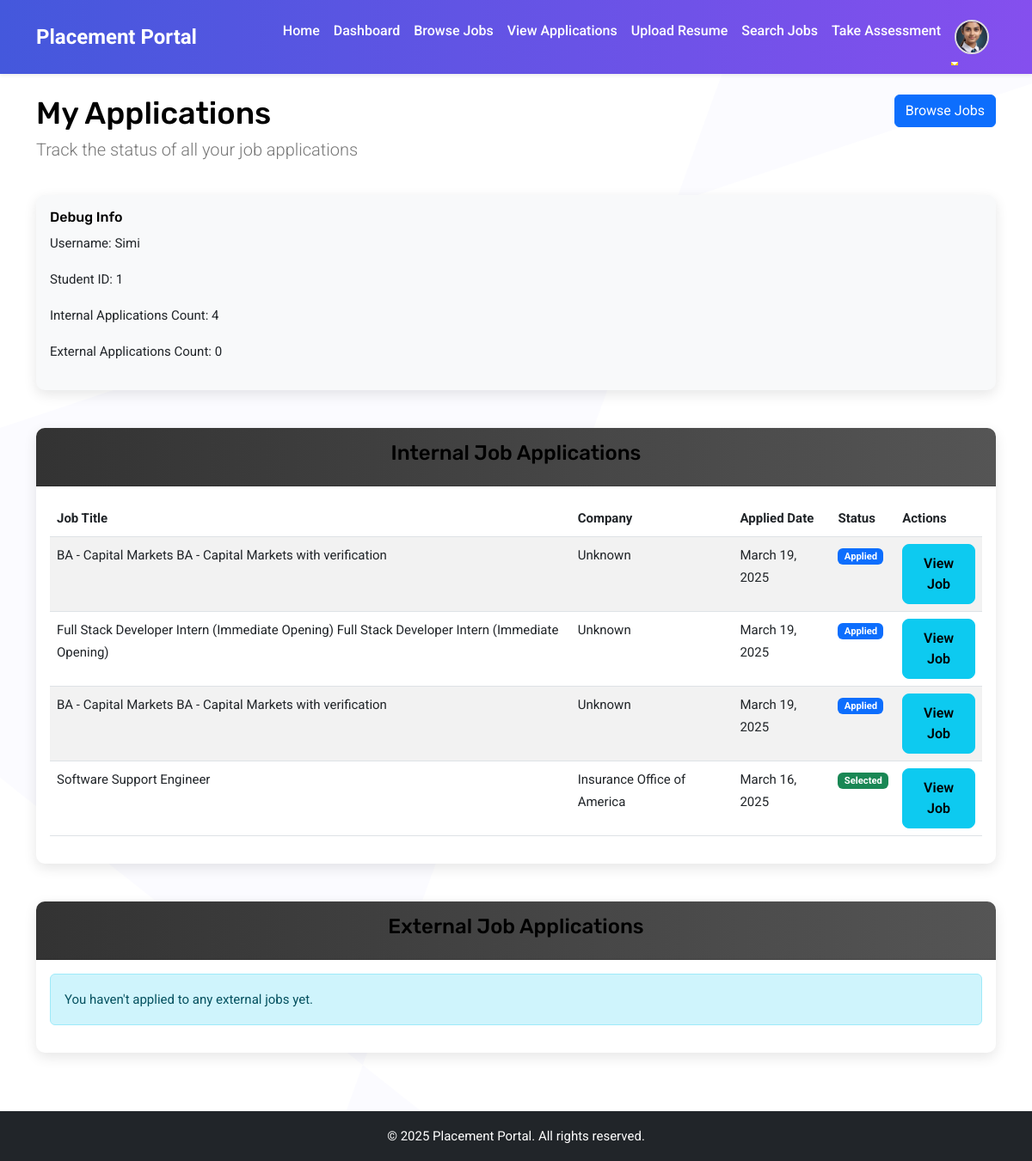
Screenshot of /student/applications/ (signed in) with the database file from the repository.
### users/models.py (models this page shows, shortened)
class User(AbstractUser):
    USER_TYPE_CHOICES = (
        ('student', 'Student'),
        ('placement_officer', 'Placement Officer'),
    )
    user_type = models.CharField(max_length=20, choices=USER_TYPE_CHOICES)
    def is_student(self):
        return self.user_type == 'student'

class StudentProfile(models.Model):
    user = models.OneToOneField(User, on_delete=models.CASCADE, related_name='student_profile')
    roll_number = models.CharField(max_length=20)
    department = models.CharField(max_length=100)
    year_of_study = models.IntegerField()
    image = models.ImageField(
        upload_to='profile_images/',
        default='profile_images/default.jpg',  # Set a default image
        blank=True,
        null=True
    )
    resume = models.FileField(
        upload_to='resumes/',
        validators=[FileExtensionValidator(allowed_extensions=['pdf', 'docx', 'doc'])],
        blank=True,
        null=True
    )

### jobs/models.py (models this page shows, shortened)
class JobApplication(models.Model):
    STATUS_CHOICES = (
        ('applied', 'Applied'),
        ('under_review', 'Under Review'),
        ('shortlisted', 'Shortlisted'),
        ('rejected', 'Rejected'),
        ('selected', 'Selected'),
    )
    job = models.ForeignKey(Job, on_delete=models.CASCADE, related_name='applications')
    student = models.ForeignKey('users.StudentProfile', on_delete=models.CASCADE, related_name='applications')
    applied_date = models.DateTimeField(auto_now_add=True)
    status = models.CharField(max_length=20, choices=STATUS_CHOICES, default='applied')
    cover_letter = models.TextField(blank=True, null=True)
    class Meta:
        unique_together = ('job', 'student')

class Job(models.Model):
    STATUS_CHOICES = (
        ('active', 'Active'),
        ('closed', 'Closed'),
        ('pending', 'Pending Review'),
    )
    title = models.CharField(max_length=200)
    company = models.CharField(max_length=200)
    description = models.TextField()
    requirements = models.TextField()
    location = models.CharField(max_length=200)
    salary = models.CharField(max_length=100, blank=True, null=True)
    url = models.URLField(blank=True, null=True)
    status = models.CharField(max_length=20, choices=STATUS_CHOICES, default='active')
    departments = models.ManyToManyField(Department, related_name='jobs', blank=True)
    date_posted = models.DateTimeField(auto_now_add=True)
    created_by = models.ForeignKey(User, on_delete=models.CASCADE, related_name='created_jobs')
    class Meta:
        ordering = ['-date_posted']

### jobs/views.py (the view)
# urls.py: path('student/applications/', views.my_applications, name='my_applications'),
@login_required
@student_required
def my_applications(request):
    student = request.user.student_profile
    internal_applications = JobApplication.objects.filter(student=student).order_by('-applied_date')
    print(f"Student: {student.user.username}")
    print(f"Internal applications found: {internal_applications.count()}")
    for app in internal_applications:
        print(f"Application: {app.job.title} at {app.job.company}, status: {app.status}")
    has_external_apps = hasattr(ExternalJobApplication, 'objects')
    external_applications = []
    if has_external_apps:
        external_applications = ExternalJobApplication.objects.filter(student=student).order_by('-application_date')
        print(f"External applications found: {external_applications.count()}")
    return render(request, 'jobs/my_applications.html', {
        'internal_applications': internal_applications,
        'external_applications': external_applications,
        'has_external_apps': has_external_apps,
    })

### jobs/views.py (called while the page is built)
def student_required(view_func):
    @wraps(view_func)
    def _wrapped_view(request, *args, **kwargs):
        if request.user.is_authenticated and request.user.is_student():
            return view_func(request, *args, **kwargs)
        return redirect('login')
    return _wrapped_view

### jobs/templates/jobs/my_applications.html (shortened to what this page needs)
{% extends 'main/base.html' %}
{% block content %}
<div class="row mb-4">
    <div class="col-md-8">
        <h1>My Applications</h1>
        <p class="lead">Track the status of all your job applications</p>
    </div>
    <div class="col-md-4 text-end">
        <a href="{% url 'student_job_list' %}" class="btn btn-primary">Browse Jobs</a>
    </div>
</div>
<div class="row mb-4">
    <div class="col-md-12">
        <div class="card bg-light">
            <div class="card-body">
                <h5>Debug Info</h5>
                <p>Username: {{ request.user.username }}</p>
                <p>Student ID: {{ request.user.student_profile.id }}</p>
                <p>Internal Applications Count: {{ internal_applications|length }}</p>
                {% if has_external_apps %}
                <p>External Applications Count: {{ external_applications|length }}</p>
                {% endif %}
            </div>
        </div>
    </div>
</div>
<div class="row">
    <div class="col-md-12">
        <div class="card">
            <div class="card-header">
                <h3>Internal Job Applications</h3>
            </div>
            <div class="card-body">
                {% if internal_applications %}
                    <div class="table-responsive">
                        <table class="table table-striped">
                            <thead>
                                <tr>
                                    <th>Job Title</th>
                                    <th>Company</th>
                                    <th>Applied Date</th>
                                    <th>Status</th>
                                    <th>Actions</th>
                                </tr>
                            </thead>
                            <tbody>
                                {% for app in internal_applications %}
                                <tr>
                                    <td>{{ app.job.title }}</td>
                                    <td>{{ app.job.company }}</td>
                                    <td>{{ app.applied_date|date:"F d, Y" }}</td>
                                    <td>
                                        {% if app.status == 'applied' %}
                                            <span class="badge bg-primary">Applied</span>
                                        {% elif app.status == 'under_review' %}
                                            <span class="badge bg-info">Under Review</span>
                                        {% elif app.status == 'shortlisted' %}
                                            <span class="badge bg-warning">Shortlisted</span>
                                        {% elif app.status == 'rejected' %}
                                            <span class="badge bg-danger">Rejected</span>
                                        {% elif app.status == 'selected' %}
                                            <span class="badge bg-success">Selected</span>
                                        {% endif %}
                                    </td>
                                    <td>
                                        <a href="{% url 'student_job_detail' app.job.id %}" class="btn btn-sm btn-info">View Job</a>
                                    </td>
                                </tr>
                                {% endfor %}
                            </tbody>
                        </table>
                    </div>
                {% else %}
                    <div class="alert alert-info">
                        You haven't applied to any jobs yet. <a href="{% url 'student_job_list' %}">Browse available jobs</a> to get started.
                    </div>
                {% endif %}
            </div>
        </div>
    </div>
</div>
{% if has_external_apps %}
<div class="row mt-4">
    <div class="col-md-12">
        <div class="card">
            <div class="card-header">
                <h3>External Job Applications</h3>
            </div>
            <div class="card-body">
                {% if external_applications %}
                    <div class="table-responsive">
                        <table class="table table-striped">
                            <thead>
                                <tr>
                                    <th>Job Title</th>
                                    <th>Company</th>
                                    <th>Applied Date</th>
                                    <th>Status</th>
                                    <th>Method</th>
                                    <th>Actions</th>
                                </tr>
                            </thead>
                            <tbody>
                                {% for app in external_applications %}
                                <tr>
                                    <td>{{ app.job_title }}</td>
                                    <td>{{ app.company }}</td>
                                    <td>{{ app.application_date|date:"F d, Y" }}</td>
                                    <td>
                                        <span class="badge bg-primary">{{ app.status|title }}</span>
                                    </td>
                                    <td>{{ app.application_method|title }}</td>
                                    <td>
                                        <a href="{{ app.job_url }}" target="_blank" class="btn btn-sm btn-info">View Job</a>
                                    </td>
                                </tr>
                                {% endfor %}
                            </tbody>
                        </table>
                    </div>
                {% else %}
                    <div class="alert alert-info">
                        You haven't applied to any external jobs yet.
                    </div>
                {% endif %}
            </div>
        </div>
    </div>
</div>
{% endif %}
{% endblock %}

### main/templates/main/base.html (shortened to what this page needs)
<!DOCTYPE html>
<html lang="en">
    {% load static %}
<head>
    <link rel="stylesheet" href="https://cdnjs.cloudflare.com/ajax/libs/font-awesome/6.0.0/css/all.min.css">
    <link href="https://cdn.jsdelivr.net/npm/bootstrap@5.3.0-alpha1/dist/css/bootstrap.min.css" rel="stylesheet">
    <link rel="stylesheet" href="{% static 'users/css/style.css' %}">
</head>
<body>
    <nav class="navbar navbar-expand-lg bg-light shadow-sm">
        <div class="container">
            <a class="navbar-brand" href="{% url 'home' %}">Placement Portal</a>
            <div class="collapse navbar-collapse" id="navbarNav">
                <ul class="navbar-nav ms-auto">
                    <li class="nav-item">
                        <a class="nav-link" href="{% url 'home' %}">Home</a>
                    </li>
                    {% if user.is_authenticated and user.is_student %}
                        <li class="nav-item">
                            <a class="nav-link" href="{% url 'dashboard' %}">Dashboard</a>
                        </li>
                        <li class="nav-item">
                            <a class="nav-link" href="{% url 'student_job_list' %}">Browse Jobs</a>
                        </li>
                        <li class="nav-item">
                            <a class="nav-link" href="{% url 'my_applications' %}">View Applications</a>
                        </li>
                        <li class="nav-item">
                            <a class="nav-link" href="{% url 'resume_upload' %}">Upload Resume</a>
                        </li>
                        <li class="nav-item">
                            <a class="nav-link" href="{% url 'job_scrape' %}">Search Jobs</a>
                        </li>
                        <li class="nav-item">
                            <a class="nav-link" href="{% url 'take_assessment' %}">Take Assessment</a>
                        </li>
                        <li class="nav-item dropdown">
                            <a class="nav-link dropdown-toggle d-flex align-items-center" href="#" id="profileDropdown" role="button" data-bs-toggle="dropdown">
                                <img src="{% if user.student_profile.image %}{{ user.student_profile.image.url }}{% else %}{% static 'users/img/default-profile.png' %}{% endif %}"
                                     alt="Profile Image"
                                     class="rounded-circle"
                                     width="40"
                                     height="40"
                                     style="object-fit: cover; border: 2px solid #ddd;">
                            </a>
                        </li>
                    {% endif %}
                </ul>
            </div>
        </div>
    </nav>
    <div class="container mt-4" style="min-height: 100svh;">
        {% block content %}{% endblock %}
    </div>
    <footer class="bg-dark text-white text-center py-3 mt-5">
        <div class="container">
            <p class="mb-0">© 2025 Placement Portal. All rights reserved.</p>
        </div>
    </footer>
</body>
</html>

### rows the page displays
User: image (picture), user.username "Simi", user.student_profile.id "1"
JobApplication: job "BA - Capital Markets BA - Capital Markets with verification", job.company "Unknown", applied_date "March 19, 2025", status "Applied"
JobApplication: job "Full Stack Developer Intern (Immediate Opening) Full Stack Developer Intern (Immediate Opening)", job.company "Unknown", applied_date "March 19, 2025", status "Applied"
JobApplication: job "BA - Capital Markets BA - Capital Markets with verification", job.company "Unknown", applied_date "March 19, 2025", status "Applied"
JobApplication: job "Software Support Engineer", job.company "Insurance Office of America", applied_date "March 16, 2025", status "Selected"

### other values shown
{{ internal_applications|length }} "4"
{{ external_applications|length }} "0"
